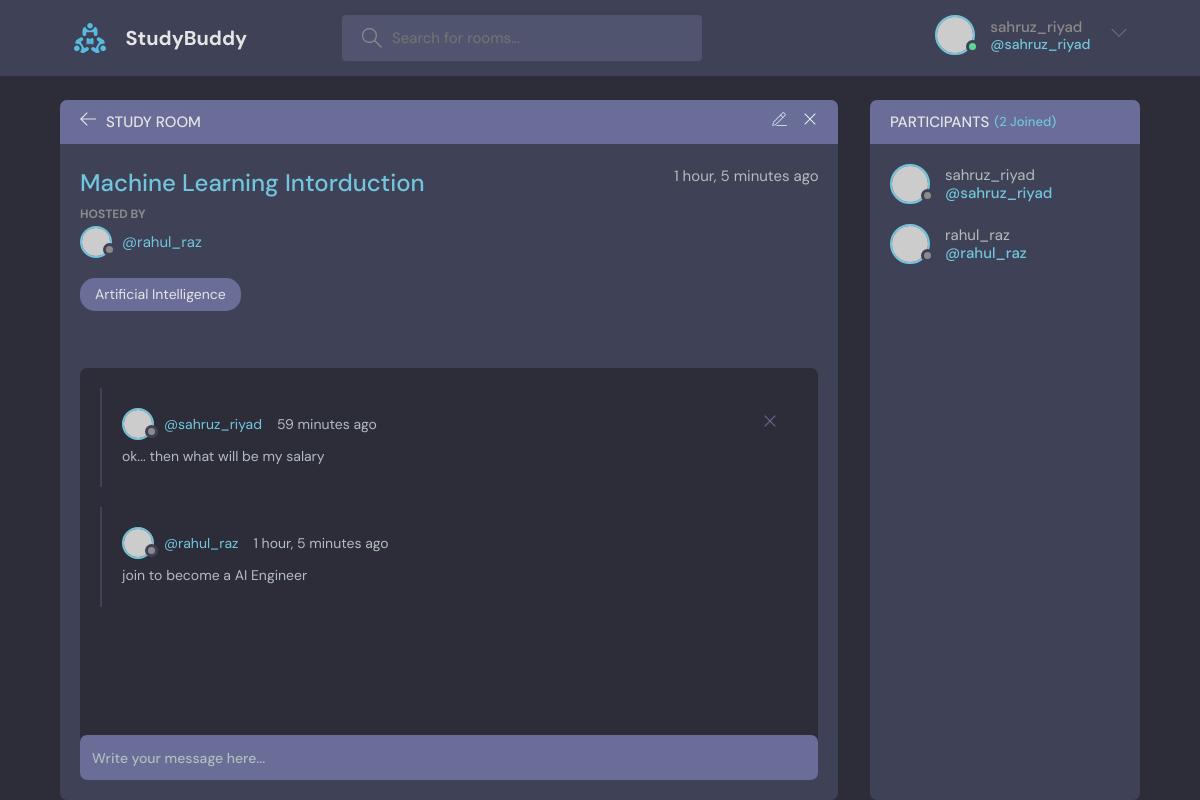
The app's page /room/4/ (signed in) with its own data.
### base/models.py (models this page shows, shortened)
class User(AbstractUser):
    name = models.CharField(max_length=200, null=True)
    email = models.EmailField(unique=True, null=True)
    username = models.CharField(max_length=100, unique=True)
    bio = models.TextField(null=True)
    avatar = models.ImageField(null=True, default='avatar.svg')
    REQUIRED_FIELDS = []

class Room(models.Model):
    host = models.ForeignKey(User, on_delete= models.SET_NULL , null = True)
    topic = models.ForeignKey(Topic, on_delete= models.SET_NULL , null = True)
    name = models.CharField(max_length = 200)
    description = models.TextField(null = True, blank = True)
    participants = models.ManyToManyField(User, related_name='participants', blank=True)
    updated = models.DateTimeField(auto_now = True)
    created = models.DateTimeField(auto_now_add = True)
    class Meta:
        ordering = ['-updated', '-created']

class Topic(models.Model):
    name = models.CharField(max_length=200)

class Message(models.Model):
    user = models.ForeignKey(User, on_delete= models.CASCADE)
    room = models.ForeignKey(Room, on_delete= models.CASCADE)
    body = models.TextField()
    updated = models.DateTimeField(auto_now = True)
    created = models.DateTimeField(auto_now_add = True)
    class Meta:
        ordering = ['-updated', '-created']

### base/views.py (the view, shortened to what this page needs)
# urls.py: path('room/<str:pk>',views.getRoom),
def room(request , pk):
    room = Room.objects.get(id=pk)
    room_messages = room.message_set.all()
    participants = room.participants.all()
    context = {'room' : room, 'room_messages' : room_messages, 'participants' : participants}
    return render(request, 'room.html', context)

### templates/room.html (shortened to what this page needs)
{% extends 'main.html' %}
{% block content %}
<main class="profile-page layout layout--2">
    <div class="container">
        <div class="room">
            <div class="room__top">
                <div class="room__topLeft">
                    <a href="{% url 'home' %}">
                    <svg version="1.1" xmlns="http://www.w3.org/2000/svg" width="32" height="32" viewBox="0 0 32 32">
                        <title>arrow-left</title>
                        <path
                        d="M13.723 2.286l-13.723 13.714 13.719 13.714 1.616-1.611-10.96-10.96h27.625v-2.286h-27.625l10.965-10.965-1.616-1.607z"
                        ></path>
                    </svg>
                    </a>
                    <h3>Study Room</h3>
                </div>
                <div class="room__topRight">
                    <a href="{% url 'update-room' room.id %}">
                    </a>
                    <a href="{% url 'delete-room' room.id %}">
                    <svg version="1.1" xmlns="http://www.w3.org/2000/svg" width="32" height="32" viewBox="0 0 32 32">
                        <title>remove</title>
                        <path
                        d="M27.314 6.019l-1.333-1.333-9.98 9.981-9.981-9.981-1.333 1.333 9.981 9.981-9.981 9.98 1.333 1.333 9.981-9.98 9.98 9.98 1.333-1.333-9.98-9.98 9.98-9.981z"
                        ></path>
                    </svg>
                    </a>
                </div>
            </div>
            <div class="room__box scroll">
                <div class="room__header scroll">
                    <div class="room__info">
                    <h3>{{room.name}}</h3>
                    <span>{{room.created|timesince}} ago</span>
                    </div>
                    <div class="room__hosted">
                    <p>Hosted By</p>
                    <a href="{% url 'user-profile' room.host_id %}" class="room__author">
                        <div class="avatar avatar--small">
                        <img src="https://randomuser.me/api/portraits/men/37.jpg" />
                        </div>
                        <span>@{{room.host.username}}</span>
                    </a>
                    </div>
                    <span class="room__topics">{{room.topic.name}}</span>
                </div>
                <div class="room__conversation">
                    <div class="threads scroll">
                        {% for message in room_messages %}
                        <div class="thread">
                            <div class="thread__top">
                                <div class="thread__author">
                                    <a href="{% url 'user-profile' message.user.id %}" class="thread__authorInfo">
                                    <div class="avatar avatar--small">
                                        <img src="https://randomuser.me/api/portraits/men/37.jpg" />
                                    </div>
                                    <span>@{{message.user.username}}</span>
                                    </a>
                                    <span class="thread__date">{{message.created | timesince}} ago</span>
                                </div>
                                {% if request.user == message.user %}
                                    <div class="thread__delete">
                                        <svg version="1.1" xmlns="http://www.w3.org/2000/svg" width="32" height="32" viewBox="0 0 32 32">
                                        <title>remove</title>
                                        <path
                                            d="M27.314 6.019l-1.333-1.333-9.98 9.981-9.981-9.981-1.333 1.333 9.981 9.981-9.981 9.98 1.333 1.333 9.981-9.98 9.98 9.98 1.333-1.333-9.98-9.98 9.98-9.981z"
                                        ></path>
                                        </svg>
                                    </div>
                                {% endif %}
                            </div>
                            <div class="thread__details">
                                {{message.body}}
                            </div>
                        </div>
                        {% endfor %}
                    </div>
                </div>
            </div>
            {% if request.user.is_authenticated %}
            <div class="room__message">
                <form method = "POST" action="#"><input name="body" placeholder="Write your message here..." />
                </form>
            </div>
            {% endif %}
        </div>
        <div class="participants">
            <h3 class="participants__top">Participants <span>({{participants.count}} Joined)</span></h3>
            <div class="participants__list scroll">
                {% for participant in participants %}
                <a href="{% url 'user-profile' participant.id %}" class="participant">
                    <div class="avatar avatar--medium">
                    <img src="https://randomuser.me/api/portraits/men/37.jpg" />
                    </div>
                    <p>
                        {{participant.username}}
                    <span>@{{participant.username}}</span>
                    </p>
                </a>
                {% endfor %}
            </div>
        </div>
    </div>
</main>
</body>
</html>
{% endblock %}

### templates/navbar.html (shortened to what this page needs)
{% load static %}
<header class="header header--loggedIn">
    <div class="container">
      <a href="{% url 'home' %}" class="header__logo">
        <img src="{% static 'images/logo.svg' %}" />
        <h1>StudyBuddy</h1>
      </a>
      <form class="header__search" method="get" action="{% url 'home' %}">
        <label>
          <input name = "q" placeholder="Search for rooms..." />
        </label>
      </form>
      <nav class="header__menu">
        {% if request.user.is_authenticated %}
        <div class="header__user">
          <a href="{% url 'user-profile' user.id %}">
            <div class="avatar avatar--medium active">
              <img src="https://randomuser.me/api/portraits/men/37.jpg" />
            </div>
            <p>{{request.user}} <span>@{{request.user}}</span></p>
          </a>
          <button class="dropdown-button">
            <svg version="1.1" xmlns="http://www.w3.org/2000/svg" width="32" height="32" viewBox="0 0 32 32">
              <title>chevron-down</title>
              <path d="M16 21l-13-13h-3l16 16 16-16h-3l-13 13z"></path>
            </svg>
          </button>
        </div>
        {% else %}
        <a href="{% url 'login' %}">
          <img src="{% static 'images/avatar.svg' %}" />
          <p>Login</p>
        </a>
        {% endif %}
      </nav>
    </div>
</header>

### records on screen
User: user "sahruz_riyad", username "sahruz_riyad"
Room: name "Machine Learning Intorduction", created "1 hour, 5 minutes", host.username "rahul_raz", topic.name "Artificial Intelligence"
Message: user.username "sahruz_riyad", created "59 minutes", body "ok... then what will be my salary"
Message: user.username "rahul_raz", created "1 hour, 5 minutes", body "join to become a AI Engineer"
User: username "rahul_raz"

### other values on screen
{{ participants.count }} "2"
